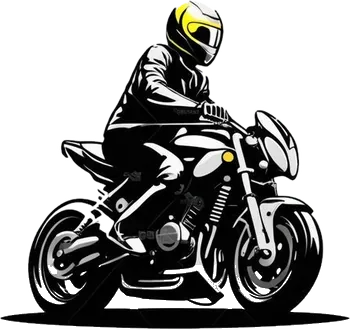
#> input picture img/onb/rider-street.webp, 350 x 330 px, found by its file name
$ python bike_wine.py
#> lines starting #> are read from the running program, lines starting #| are printed output that depends on the picture; after the words box and inside, x2 and y2 are one past the last pixel; in counts of white or black regions, pixels touching at a corner belong together
# Wine accents on the street bike: the yellow helmet and indicator become wine red,
# and the white tank and tail panels pick up a wine stripe. Shading and alpha are kept.
import numpy as np
from PIL import Image
src = Image.open('img/onb/rider-street.webp').convert('RGBA')
#> src is the input picture: PIL image 350x330 RGBA; mean R, G, B, A 44.3, 44.3, 43.4, 127.6
a = np.asarray(src).astype(np.float32) / 255; rgb, al = a[..., :3], a[..., 3:]
#> after `rgb, al = (a[..., :3], a[..., 3:])`:
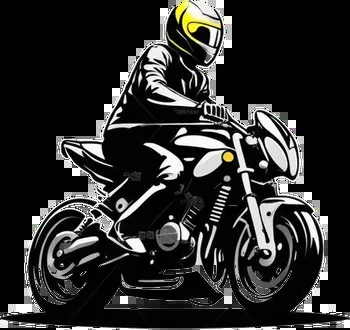
#> rgb: shape (330, 350, 3) float32; mean R, G, B 0.174, 0.174, 0.17
#> after `rgb, al = (a[..., :3], a[..., 3:])`:
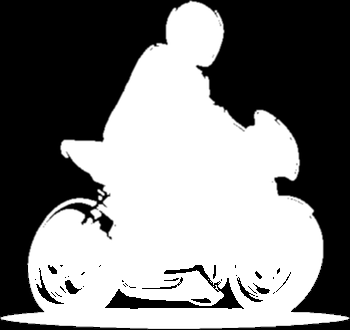
#> al: shape (330, 350, 1) float32; min 0, max 1, mean 0.5
hsv = np.asarray(Image.fromarray((rgb * 255).astype(np.uint8)).convert('HSV')).astype(np.float32) / 255
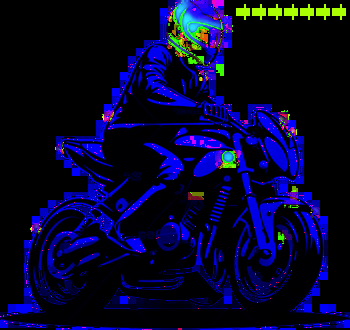
#> hsv: shape (330, 350, 3) float32; mean R, G, B 0.022, 0.0221, 0.174
h, s, v = hsv[..., 0] * 360, hsv[..., 1], hsv[..., 2]
WINE = np.array([0xA8, 0x16, 0x2A], np.float32) / 255
# 1. yellow → wine. Each pixel is grey (its blue channel) plus some yellow (min(R,G) − B);
#    swapping only the yellow part for wine keeps the helmet's gradient into white and black intact.
grey = rgb[..., 2:3]
yel = np.clip(np.minimum(rgb[..., 0], rgb[..., 1]) - rgb[..., 2], 0, 1)
yel = np.clip(np.where(yel < .06, 0, yel) * 1.6, 0, 1)[..., None]  # leave near-neutral blacks and whites alone
#> yel: shape (330, 350, 1) float32
out = np.clip(grey * (1 - yel) + yel * (grey * .15 + WINE * .95), 0, 1)
# 2. whole white panels on the tank, side cover and tail cowl → wine (picked by shape, so each fills edge to edge)
from scipy import ndimage
white = (v > .62) & (s < .25) & (al[..., 0] > .5)
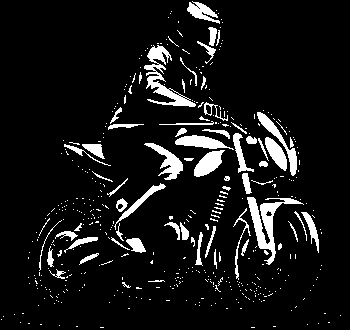
#> white: shape (330, 350) bool; 8.6% white; 453 white regions (389 under 20 px), largest, box (x1, y1, x2, y2) and area: (247, 197, 304, 265) 1054, (144, 45, 196, 107) 938, (144, 143, 183, 180) 506
lab, _ = ndimage.label(white)
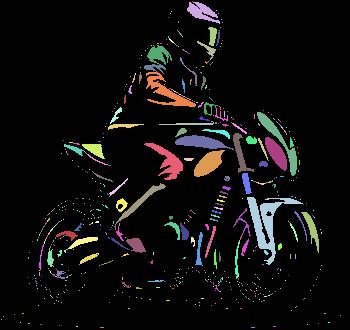
#> lab: shape (330, 350) int32; 651 distinct labels, from 0 to 650; one colour per label, 0 black
PANELS = [(200, 141), (208, 163), (74, 148), (94, 149)]  # a point inside each panel, image pixels
pick = np.isin(lab, [lab[y, x] for x, y in PANELS if lab[y, x]])
#> pick: shape (330, 350) bool; 1% white; 4 white regions, box (x1, y1, x2, y2) and area: (194, 150, 225, 177) 472, (175, 135, 234, 150) 469, (82, 144, 105, 159) 183, (64, 144, 84, 156) 82
pick = ndimage.binary_dilation(pick, iterations=2)  # take in the soft anti-aliased rim
#> pick: shape (330, 350) bool; 1.6% white; 2 white regions, box (x1, y1, x2, y2) and area: (173, 133, 236, 179) 1332, (62, 142, 107, 161) 485
w = (pick * np.clip((v - .28) / .34, 0, 1))[..., None]
panel = np.clip(WINE * (.62 + .5 * v[..., None]), 0, 1)
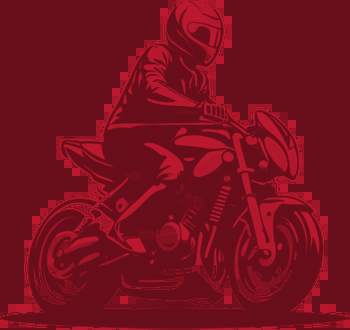
#> panel: shape (330, 350, 3) float32; mean of channels 0, 1, 2 0.466, 0.061, 0.116; drawn as R, G, B
out = out * (1 - w) + panel * w
Image.fromarray((np.dstack([out, al]) * 255).round().astype(np.uint8), 'RGBA').save('img/onb/rider-street.webp', quality=86, method=6)
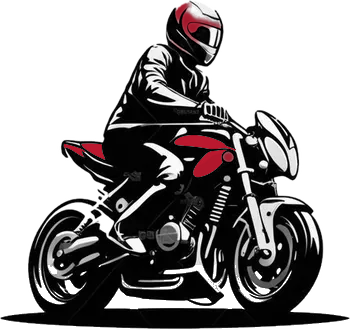
#> saved as rider-street.webp: PIL image 350x330 RGBA; mean R, G, B, A 43.3, 40.8, 41.2, 127.6; transparent parts drawn white
print('ok')

$ run again, with img/onb/rider-dominar.webp copied over img/onb/rider-street.webp
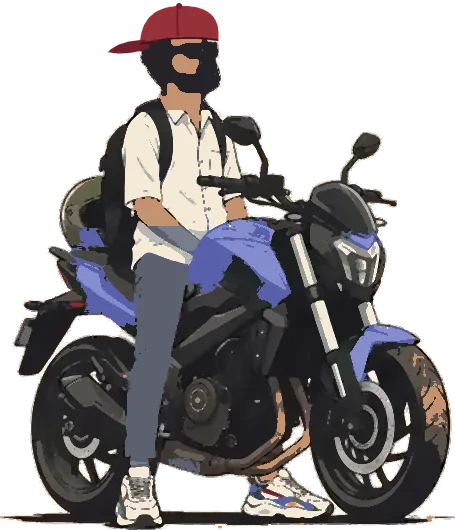
#> input picture img/onb/rider-dominar.webp, 455 x 530 px, found by its file name
#> src is the input picture: PIL image 455x530 RGBA; mean R, G, B, A 65.9, 61.8, 62.2, 146.7
#> `white = (v > .62) & (s < .25) & (al[..., 0] > .5)`:
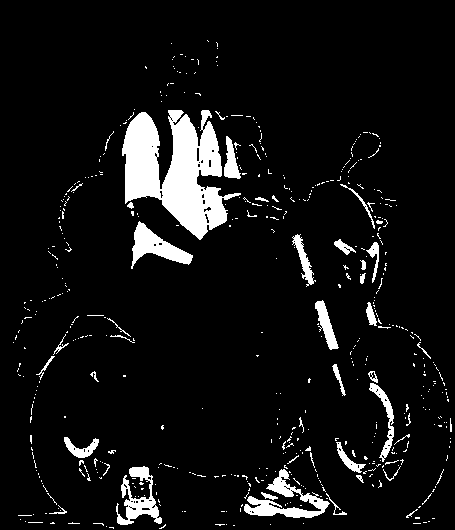
#> white: shape (530, 455) bool; 7.4% white; 525 white regions (477 under 20 px), largest, box (x1, y1, x2, y2) and area: (122, 110, 241, 240) 8069, (244, 469, 330, 518) 1430, (131, 221, 193, 269) 1183
#> lab: shape (530, 455) int32; 815 distinct labels, from 0 to 814
#> `Image.fromarray((np.dstack([out, al]) * 255).round().astype(np.uint8),..`:
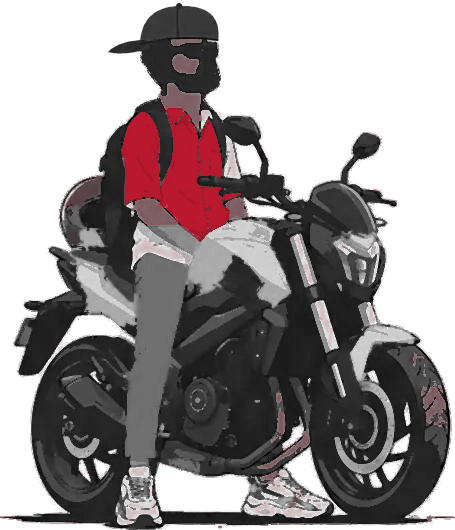
#> saved as rider-street.webp: PIL image 455x530 RGBA; mean R, G, B, A 61.7, 55.1, 56, 146.7; transparent parts drawn white
